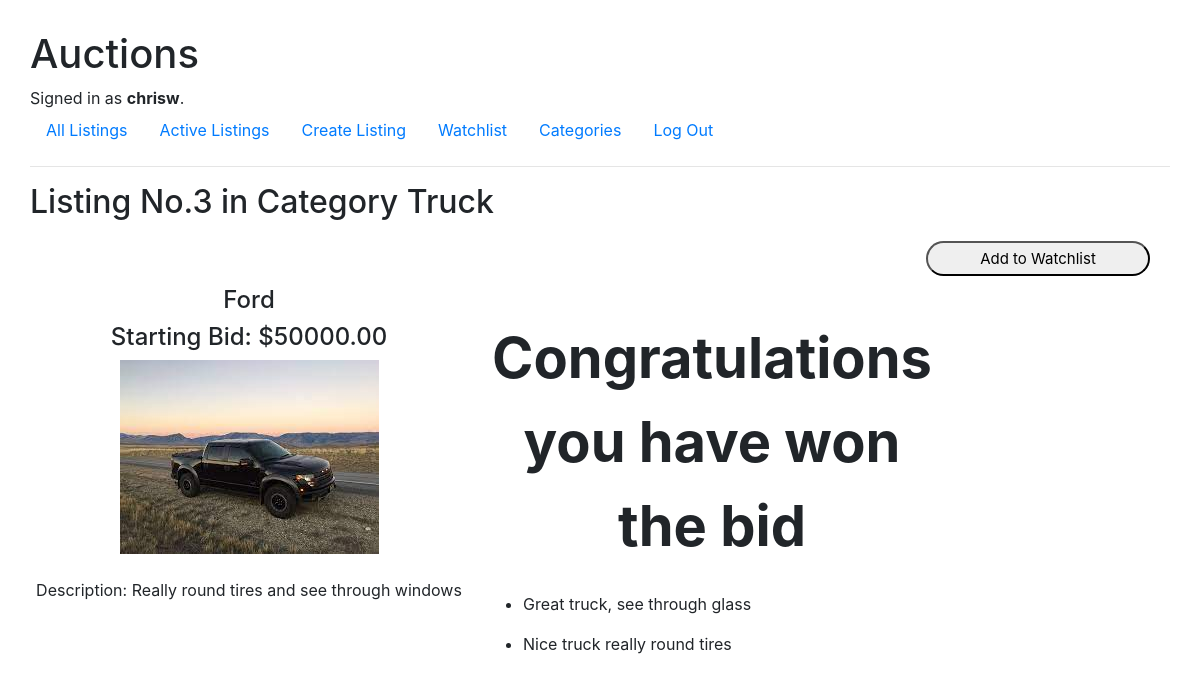
Screenshot of /listing/3 (signed in) with the database file from the repository.
### auctions/models.py (models this page shows, shortened)
class User(AbstractUser):
    pass

class Listings(models.Model):
    author = models.ForeignKey(User, on_delete=models.CASCADE, null=True, default=None, blank=True, related_name="user_listing")
    category = models.CharField(max_length=64)
    description = models.TextField(default="", max_length=256)
    name =  models.CharField(max_length=64)
    price = models.DecimalField(max_digits=19, decimal_places=2)
    image = models.ImageField(upload_to='images')
    date = models.DateTimeField(default=now, blank=True)
    active = models.BooleanField(default=True)
    winner = models.CharField(max_length=64, null=True, blank=True)

class Comments(models.Model):
    listing = models.ForeignKey(Listings, on_delete=models.CASCADE, null=True, blank=True, related_name="comment_listing")
    comment =  models.CharField(max_length=256)
    def __str__(self):
        return self.comment

### auctions/views.py (the view)
# urls.py: path("listing/<int:listing_id>", views.list, name="listing"),
def list(request, listing_id):
    item = Listings.objects.get(pk=listing_id)
    comments = Comments.objects.filter(listing=item)
    item_exists = Watchlists.objects.filter(user=request.user, item=item).exists()
    author = Listings.objects.filter(pk=listing_id, author=request.user).exists()
    winner = Listings.objects.filter(pk=listing_id, winner=request.user).exists()
    author = Listings.objects.filter(pk=listing_id, author=request.user).exists()
    form_b = Bid()
    form_c = Comment()
    return render(request, 'auctions/listing.html', {
        'form_b': form_b,
        'form_c': form_c,
        'listing': item,
        'item_exists': item_exists,
        "author": author,
        "winner": winner,
        "comments": comments
        })

### auctions/forms.py
class Bid(forms.ModelForm):
    bid = forms.NumberInput(attrs={"class": "form-control",'type': 'number', 'minlength': 1, 'maxlength': 15,})
    class Meta:
        model = Bids
        fields = ['bid',]

class Comment(forms.ModelForm):
    comment = forms.CharField(widget=forms.Textarea(attrs={'class': 'my-textarea', 'placeholder': 'What do you think about this', "rows": "3"}))
    class Meta:
        model = Comments
        fields = ['comment',]

### auctions/templates/auctions/listing.html (shortened to what this page needs)
{% extends "auctions/layout.html" %}
{% block body %}
    <h2>Listing No.{{ listing.id }} in Category {{ listing.category }}</h2>
        {% if item_exists %}
        <form action="{% url 'watchlist_remove' listing.id %}" class="btn-right" method="post" name="{{ listing.id }}">
            {% csrf_token %}
            <input type="submit" value="Remove from Watchlist">
        </form>
        {% else %}
        <form action="{% url 'watchlist_add' listing.id %}" class="btn-right" method="post" name="{{ listing.id }}">
            <input type="submit" value="Add to Watchlist">
        </form>
        {% endif %}
        <div class="row">
            <div class="wide-column">
                <div class="listing-item">
                    <h4>{{ listing.name }}</h4>
                    <h4>Starting Bid: ${{ listing.price }}</h4>
                    <img src="{{ listing.image.url }}" alt="connect" style="max-height:300px">
                    <br>
                    <br>
                    <p>Description: {{ listing.description }}</p>
                </div>
            </div>
            <div class="wide-column">
                    {% if message %}
                        <div class="comment-text">{{ message }}</div>
                    {% elif winner %}
                        <div class="congrat-text">Congratulations you have won the bid</div>
                    {% elif bid %}
                    <div class="congrat-text">Congratulations To Date You Have the Highest Bid: ${{ bid.bid }}</div>
                    {% elif comment %}
                    <div class="comment-text">Comment: {{ comment.comment }}</div>
                    {% endif %}
                    {% if comments %}
                    <br>
                        {% for comment in comments %}
                            <ul>
                                <li>{{ comment }}</li>
                            </ul>
                        {% endfor %}
                    <br>
                    {% endif %}
                </div>
            </div>
{% endblock %}

### auctions/templates/auctions/layout.html (shortened to what this page needs)
{% load static %}
<!DOCTYPE html>
<html lang="en">
    <head>
        <link rel="stylesheet" href="https://stackpath.bootstrapcdn.com/bootstrap/4.4.1/css/bootstrap.min.css">
        <link href="{% static 'auctions/styles.css' %}" rel="stylesheet">
    </head>
    <body>
        <h1>Auctions</h1>
        <div>
            {% if user.is_authenticated %}
                Signed in as <strong>{{ user.username }}</strong>.
            {% else %}
                Not signed in.
            {% endif %}
        </div>
        <ul class="nav">
            <li class="nav-item">
                <a class="nav-link" href="{% url 'index' %}">All Listings</a>
            </li>
            <li class="nav-item">
                <a class="nav-link" href="{% url 'active' %}">Active Listings</a>
            </li>
            {% if user.is_authenticated %}
                <li class="nav-item">
                    <a class="nav-link" href="{% url 'create' %}">Create Listing</a>
                </li>
                <li class="nav-item">
                    <a class="nav-link" href="{% url 'watchlist' %}">Watchlist</a>
                </li>
                <li class="nav-item">
                    <a class="nav-link" href="{% url 'categories' %}">Categories</a>
                </li>
                <li class="nav-item">
                    <a class="nav-link" href="{% url 'logout' %}">Log Out</a>
                </li>
            {% endif %}
        </ul>
        <hr>
        {% block body %}
        {% endblock %}
    </body>
</html>

### auctions/static/auctions/styles.css (style rules this page uses)
body { padding: 30px; }
.listing-item { padding: 10px; text-align: center; }
input { width: 20%; font-size: 15px; line-height: 15px; border-radius: 33px 33px 33px 33px; padding: 8px; }
.btn-right { text-align: right; margin-top: 20px; margin-right: 20px; }
.congrat-text { margin-top: 20px; margin-right: 10px; padding-top: 20px; text-align: center; font-weight: bolder; font-size: 56px; }
.wide-column { width: 40%; }

### rows the page displays
User: username "chrisw"
Listings: id "3", category "Truck", name "Ford", price "50000.00", image (picture), description "Really round tires and see through windows"
Comments: comment "Great truck, see through glass"
Comments: comment "Nice truck really round tires"
